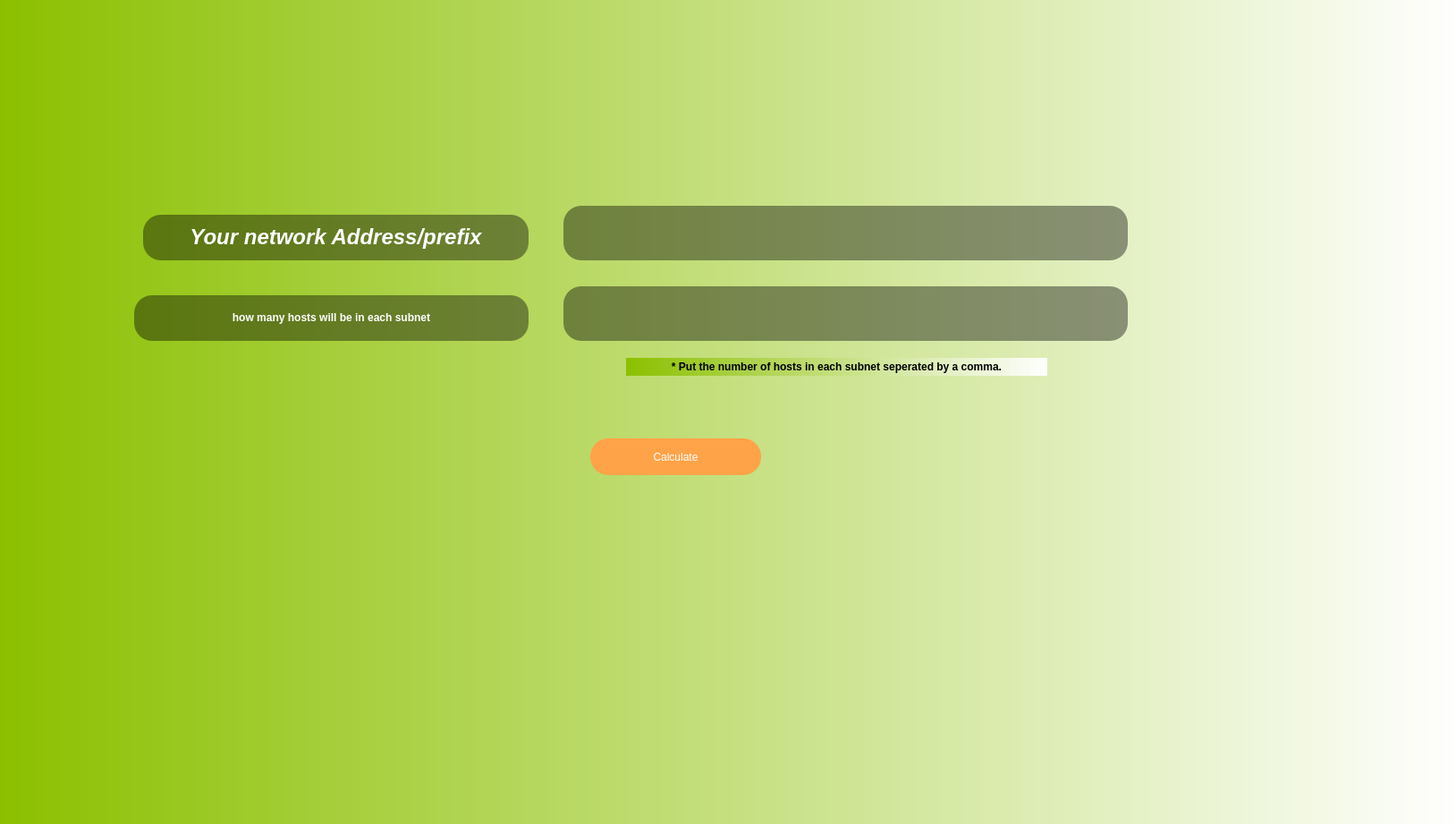
<?xml version="1.0" encoding="UTF-8"?>
<ui version="4.0">
 <class>Dialog</class>
 <widget class="QDialog" name="Dialog">
  <property name="geometry">
   <rect>
    <x>0</x>
    <y>0</y>
    <width>1628</width>
    <height>921</height>
   </rect>
  </property>
  <property name="windowTitle">
   <string>Dialog</string>
  </property>
  <property name="styleSheet">
   <string notr="true">background-color: qlineargradient(spread:pad, x1:0, y1:0, x2:1, y2:0, stop:0 rgba(139, 192, 0, 255), stop:1 rgba(255, 255, 255, 255));</string>
  </property>
  <widget class="QLabel" name="label">
   <property name="geometry">
    <rect>
     <x>160</x>
     <y>240</y>
     <width>431</width>
     <height>51</height>
    </rect>
   </property>
   <property name="styleSheet">
    <string notr="true">border-radius:20px;
font: italic 18pt &quot;Ubuntu&quot;;
background-color: rgba(0, 0, 0,0.4);
border-color: rgb(255, 120, 0);
color:white;
</string>
   </property>
   <property name="text">
    <string>&lt;!DOCTYPE HTML PUBLIC &quot;-//W3C//DTD HTML 4.0//EN&quot; &quot;http://www.w3.org/TR/REC-html40/strict.dtd&quot;&gt;
&lt;html&gt;&lt;head&gt;&lt;meta name=&quot;qrichtext&quot; content=&quot;1&quot; /&gt;&lt;style type=&quot;text/css&quot;&gt;
p, li { white-space: pre-wrap; }
&lt;/style&gt;&lt;/head&gt;&lt;body style=&quot; font-family:'Ubuntu'; font-size:18pt; font-weight:400; font-style:italic;&quot;&gt;
&lt;p align=&quot;center&quot; style=&quot; margin-top:12px; margin-bottom:12px; margin-left:0px; margin-right:0px; -qt-block-indent:0; text-indent:0px;&quot;&gt;&lt;span style=&quot; font-weight:600;&quot;&gt;Your network Address/prefix&lt;/span&gt;&lt;/p&gt;&lt;/body&gt;&lt;/html&gt;</string>
   </property>
  </widget>
  <widget class="QLabel" name="label_2">
   <property name="geometry">
    <rect>
     <x>150</x>
     <y>330</y>
     <width>441</width>
     <height>51</height>
    </rect>
   </property>
   <property name="styleSheet">
    <string notr="true">border-radius:20px;
font: italic 18pt &quot;Ubuntu&quot;;
background-color: rgba(0, 0, 0,0.4);
border-color: rgb(255, 120, 0);
color:white;
</string>
   </property>
   <property name="text">
    <string>&lt;html&gt;&lt;head/&gt;&lt;body&gt;&lt;p align=&quot;center&quot;&gt;&lt;span style=&quot; font-weight:600;&quot;&gt;how many hosts will be in each subnet&lt;/span&gt;&lt;/p&gt;&lt;/body&gt;&lt;/html&gt;</string>
   </property>
  </widget>
  <widget class="QLabel" name="label_3">
   <property name="geometry">
    <rect>
     <x>700</x>
     <y>400</y>
     <width>471</width>
     <height>20</height>
    </rect>
   </property>
   <property name="text">
    <string>&lt;html&gt;&lt;head/&gt;&lt;body&gt;&lt;p align=&quot;center&quot;&gt;&lt;span style=&quot; font-weight:600; color:#000000;&quot;&gt;* Put the number of hosts in each subnet seperated by a comma.&lt;/span&gt;&lt;/p&gt;&lt;/body&gt;&lt;/html&gt;</string>
   </property>
  </widget>
  <widget class="QPushButton" name="calculateBtn">
   <property name="geometry">
    <rect>
     <x>660</x>
     <y>490</y>
     <width>191</width>
     <height>41</height>
    </rect>
   </property>
   <property name="styleSheet">
    <string notr="true">border-radius:20px;
font: italic 18pt &quot;Ubuntu&quot;;
color:white;
background-color: rgb(255, 163, 72);</string>
   </property>
   <property name="text">
    <string>Calculate</string>
   </property>
  </widget>
  <widget class="QLineEdit" name="networkAddressTxt">
   <property name="geometry">
    <rect>
     <x>630</x>
     <y>230</y>
     <width>631</width>
     <height>61</height>
    </rect>
   </property>
   <property name="styleSheet">
    <string notr="true">border-radius:20px;
font: italic 18pt &quot;Ubuntu&quot;;
background-color: rgba(0, 0, 0,0.4);
color:white;

</string>
   </property>
  </widget>
  <widget class="QLineEdit" name="hostsTxt">
   <property name="geometry">
    <rect>
     <x>630</x>
     <y>320</y>
     <width>631</width>
     <height>61</height>
    </rect>
   </property>
   <property name="styleSheet">
    <string notr="true">border-radius:20px;
font: italic 18pt &quot;Ubuntu&quot;;
background-color: rgba(0, 0, 0,0.4);
color:white;

</string>
   </property>
  </widget>
 </widget>
 <resources/>
 <connections/>
</ui>
